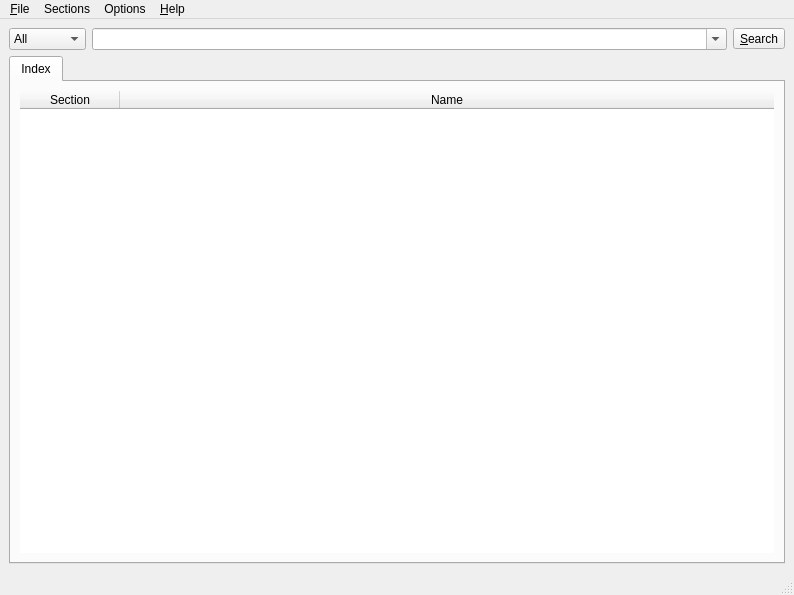
<?xml version="1.0" encoding="UTF-8"?>
<ui version="4.0">
 <author>David Sugar</author>
 <comment>** Copyright (C) 2011 David Sugar, Tycho Softworks
**
** This file is part of coastal-qt.
**
** Coastal-qt is free software: you can redistribute it and/or modify
** it under the terms of the GNU General Public License as published
** by the Free Software Foundation, either version 3 of the License, or
** (at your option) any later version.
**
** coastal-qt is distributed in the hope that it will be useful,
** but WITHOUT ANY WARRANTY; without even the implied warranty of
** MERCHANTABILITY or FITNESS FOR A PARTICULAR PURPOSE.  See the
** GNU General Public License for more details.
**
** You should have received a copy of the GNU General Public License
** along with coastal-qt.  If not, see &lt;http://www.gnu.org/licenses/&gt;.</comment>
 <class>MainWindow</class>
 <widget class="QMainWindow" name="MainWindow">
  <property name="geometry">
   <rect>
    <x>0</x>
    <y>0</y>
    <width>794</width>
    <height>595</height>
   </rect>
  </property>
  <property name="windowTitle">
   <string>MainWindow</string>
  </property>
  <widget class="QWidget" name="centralwidget">
   <layout class="QGridLayout" name="gridLayout">
    <item row="0" column="0">
     <layout class="QVBoxLayout" name="verticalLayout">
      <item>
       <layout class="QHBoxLayout" name="horizontalLayout_2">
        <item>
         <widget class="QComboBox" name="comboBox">
          <property name="sizePolicy">
           <sizepolicy hsizetype="Preferred" vsizetype="Fixed">
            <horstretch>0</horstretch>
            <verstretch>0</verstretch>
           </sizepolicy>
          </property>
          <item>
           <property name="text">
            <string>All</string>
           </property>
          </item>
          <item>
           <property name="text">
            <string>Selected</string>
           </property>
          </item>
          <item>
           <property name="text">
            <string>Other</string>
           </property>
          </item>
         </widget>
        </item>
        <item>
         <widget class="QComboBox" name="searchBox">
          <property name="sizePolicy">
           <sizepolicy hsizetype="Expanding" vsizetype="Fixed">
            <horstretch>0</horstretch>
            <verstretch>0</verstretch>
           </sizepolicy>
          </property>
          <property name="editable">
           <bool>true</bool>
          </property>
         </widget>
        </item>
        <item>
         <widget class="QToolButton" name="searchButton">
          <property name="sizePolicy">
           <sizepolicy hsizetype="Preferred" vsizetype="Fixed">
            <horstretch>0</horstretch>
            <verstretch>0</verstretch>
           </sizepolicy>
          </property>
          <property name="text">
           <string>&amp;Search</string>
          </property>
          <property name="toolButtonStyle">
           <enum>Qt::ToolButtonIconOnly</enum>
          </property>
          <property name="arrowType">
           <enum>Qt::NoArrow</enum>
          </property>
         </widget>
        </item>
       </layout>
      </item>
      <item>
       <widget class="QTabWidget" name="tabs">
        <property name="currentIndex">
         <number>0</number>
        </property>
        <widget class="QWidget" name="indexTab">
         <attribute name="title">
          <string>Index</string>
         </attribute>
         <layout class="QGridLayout" name="gridLayout_2">
          <item row="0" column="0">
           <widget class="QTableWidget" name="indexTable">
            <property name="frameShape">
             <enum>QFrame::NoFrame</enum>
            </property>
            <property name="dragDropOverwriteMode">
             <bool>false</bool>
            </property>
            <property name="alternatingRowColors">
             <bool>true</bool>
            </property>
            <attribute name="horizontalHeaderStretchLastSection">
             <bool>true</bool>
            </attribute>
            <attribute name="verticalHeaderVisible">
             <bool>false</bool>
            </attribute>
            <column>
             <property name="text">
              <string>Section</string>
             </property>
            </column>
            <column>
             <property name="text">
              <string>Name</string>
             </property>
            </column>
           </widget>
          </item>
         </layout>
        </widget>
       </widget>
      </item>
     </layout>
    </item>
   </layout>
  </widget>
  <widget class="QMenuBar" name="menubar">
   <property name="geometry">
    <rect>
     <x>0</x>
     <y>0</y>
     <width>794</width>
     <height>24</height>
    </rect>
   </property>
   <widget class="QMenu" name="menuFile">
    <property name="title">
     <string>&amp;File</string>
    </property>
    <addaction name="actionReload"/>
    <addaction name="actionQuit"/>
   </widget>
   <widget class="QMenu" name="menuSections">
    <property name="title">
     <string>Sections</string>
    </property>
    <addaction name="actionAll"/>
    <addaction name="actionOnly"/>
    <addaction name="actionBut"/>
    <addaction name="separator"/>
    <addaction name="actionSection1"/>
    <addaction name="actionSection2"/>
    <addaction name="actionSection3"/>
    <addaction name="actionSection4"/>
    <addaction name="actionSection5"/>
    <addaction name="actionSection6"/>
    <addaction name="actionSection7"/>
    <addaction name="actionSection8"/>
    <addaction name="actionSectionl"/>
    <addaction name="actionSectionn"/>
   </widget>
   <widget class="QMenu" name="menuOptions">
    <property name="title">
     <string>Options</string>
    </property>
    <addaction name="actionIndex"/>
    <addaction name="actionKeywords"/>
    <addaction name="separator"/>
    <addaction name="actionPaths"/>
   </widget>
   <widget class="QMenu" name="menuHelp">
    <property name="title">
     <string>&amp;Help</string>
    </property>
    <addaction name="actionAbout"/>
   </widget>
   <addaction name="menuFile"/>
   <addaction name="menuSections"/>
   <addaction name="menuOptions"/>
   <addaction name="menuHelp"/>
  </widget>
  <widget class="QStatusBar" name="statusbar"/>
  <action name="actionQuit">
   <property name="text">
    <string>&amp;Quit</string>
   </property>
   <property name="iconVisibleInMenu">
    <bool>true</bool>
   </property>
  </action>
  <action name="actionAll">
   <property name="checkable">
    <bool>true</bool>
   </property>
   <property name="checked">
    <bool>true</bool>
   </property>
   <property name="text">
    <string>&amp;All Sections</string>
   </property>
  </action>
  <action name="actionBut">
   <property name="checkable">
    <bool>true</bool>
   </property>
   <property name="text">
    <string>All &amp;But Selected</string>
   </property>
  </action>
  <action name="actionOnly">
   <property name="checkable">
    <bool>true</bool>
   </property>
   <property name="text">
    <string>Selected &amp;Only</string>
   </property>
  </action>
  <action name="actionSection1">
   <property name="checkable">
    <bool>true</bool>
   </property>
   <property name="checked">
    <bool>true</bool>
   </property>
   <property name="text">
    <string>&amp;1: User Commands</string>
   </property>
  </action>
  <action name="actionSection2">
   <property name="checkable">
    <bool>true</bool>
   </property>
   <property name="checked">
    <bool>true</bool>
   </property>
   <property name="text">
    <string>&amp;2: System Calls</string>
   </property>
  </action>
  <action name="actionSection3">
   <property name="checkable">
    <bool>true</bool>
   </property>
   <property name="checked">
    <bool>true</bool>
   </property>
   <property name="text">
    <string>&amp;3: Subroutines</string>
   </property>
  </action>
  <action name="actionSection4">
   <property name="checkable">
    <bool>true</bool>
   </property>
   <property name="text">
    <string>&amp;4: Devices</string>
   </property>
  </action>
  <action name="actionSection5">
   <property name="checkable">
    <bool>true</bool>
   </property>
   <property name="text">
    <string>&amp;5: File Formats</string>
   </property>
  </action>
  <action name="actionSection6">
   <property name="checkable">
    <bool>true</bool>
   </property>
   <property name="text">
    <string>&amp;6: Games</string>
   </property>
  </action>
  <action name="actionSection7">
   <property name="checkable">
    <bool>true</bool>
   </property>
   <property name="text">
    <string>&amp;7: Miscellaneous</string>
   </property>
  </action>
  <action name="actionSection8">
   <property name="checkable">
    <bool>true</bool>
   </property>
   <property name="text">
    <string>&amp;8: Administration</string>
   </property>
  </action>
  <action name="actionSectionl">
   <property name="checkable">
    <bool>true</bool>
   </property>
   <property name="text">
    <string>&amp;l: Local</string>
   </property>
  </action>
  <action name="actionSectionn">
   <property name="text">
    <string>&amp;n: New</string>
   </property>
  </action>
  <action name="actionIndex">
   <property name="checkable">
    <bool>true</bool>
   </property>
   <property name="checked">
    <bool>true</bool>
   </property>
   <property name="text">
    <string>&amp;Index Search</string>
   </property>
  </action>
  <action name="actionKeywords">
   <property name="checkable">
    <bool>true</bool>
   </property>
   <property name="text">
    <string>&amp;Keyword Search</string>
   </property>
  </action>
  <action name="actionPaths">
   <property name="text">
    <string>Man &amp;Paths</string>
   </property>
  </action>
  <action name="action_Mode">
   <property name="text">
    <string>Mode</string>
   </property>
   <property name="toolTip">
    <string>Change Search Mode</string>
   </property>
  </action>
  <action name="actionReload">
   <property name="text">
    <string>&amp;Reload</string>
   </property>
   <property name="iconVisibleInMenu">
    <bool>true</bool>
   </property>
  </action>
  <action name="actionAbout">
   <property name="text">
    <string>About</string>
   </property>
   <property name="iconVisibleInMenu">
    <bool>true</bool>
   </property>
  </action>
 </widget>
 <resources/>
 <connections/>
</ui>
